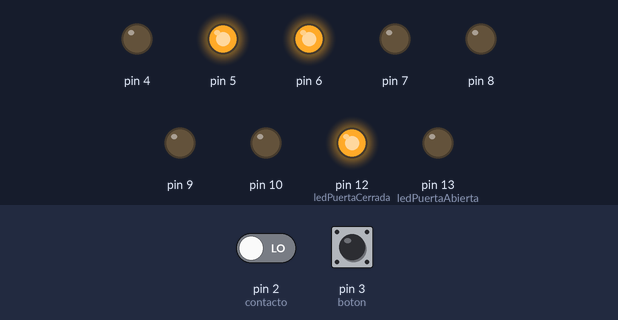
Bench run of a sketch on a simulated Arduino Uno, built with avr-gcc and run on an emulated ATmega328P. Parts: output pins drawn as LEDs (lit = HIGH). Dashed ring = blinking. The inputs (shaded band) are chosen by the test bench; at power-on: pin 2 (contacto) LOW, pin 3 (boton) LOW.

Above: at 1.2 s.
1.3 s: pin 2 (contacto) driven HIGH
At 1.51 s:
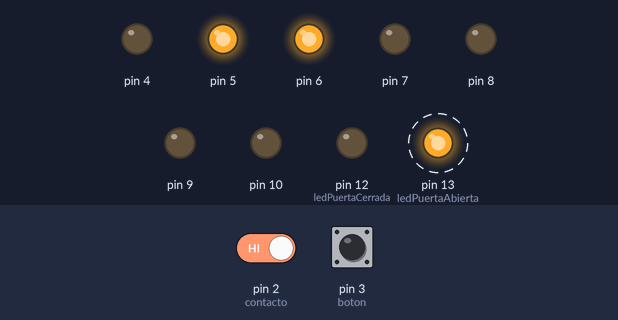
4.3 s: pin 3 (boton) pulled HIGH for 0.15 s
At 6.2 s:
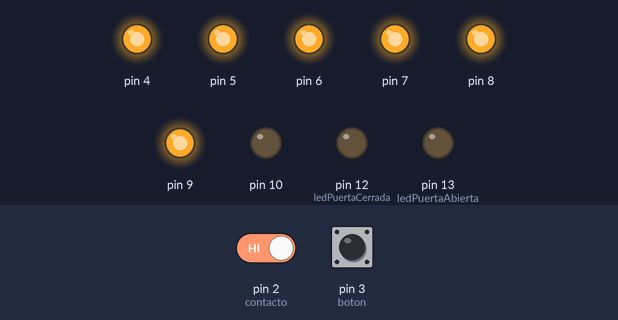
6.8 s: pin 3 (boton) pulled HIGH for 1 s
At 8.51 s:
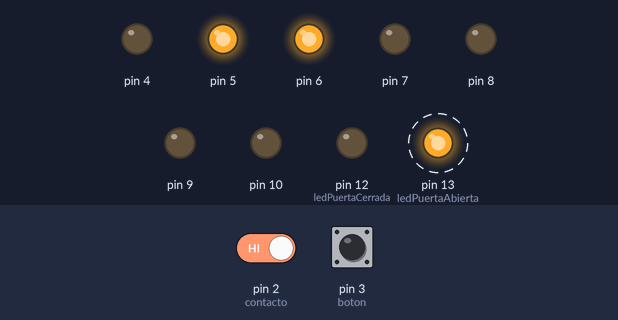
10.1 s: pin 3 (boton) pulled HIGH for 3.2 s
At 12.0 s:
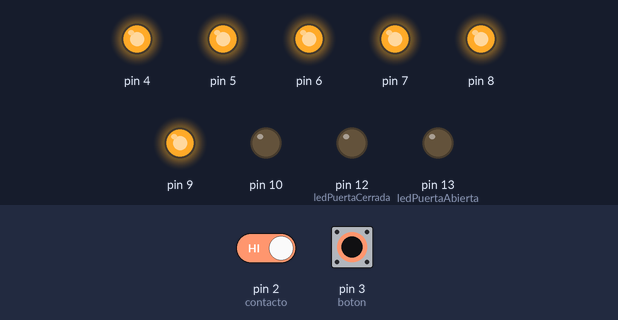
Timing chart, 0 to 15.8 s (numbered marks = the images above; inputs shaded):
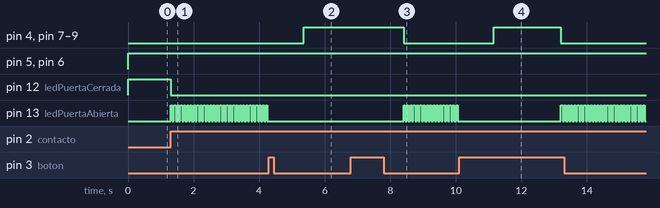

Measured:
- after the input at 1.3 s, pin 12 (ledPuertaCerrada): HIGH → LOW at once; pin 13 (ledPuertaAbierta): alternates HIGH for 0.05 s and LOW for 0.05 s, starting at once
- after the input at 4.3 s, pin 4, pin 7–9: LOW → HIGH after 1.1 s; pin 13 (ledPuertaAbierta): stops changing and stays LOW
- after the input at 6.8 s, pin 4, pin 7–9: HIGH → LOW after 1.6 s; pin 13 (ledPuertaAbierta): alternates HIGH for 0.05 s and LOW for 0.05 s, starting after 1.6 s
- after the input at 10.1 s, pin 4, pin 7–9: LOW → HIGH after 1.1 s, → LOW 2.1 s later

The sketch:

Alarma.ino
```cpp
/*---------Alarma de puerta para detección de intrusos con la minima utilización de Energía------------
 *
 * El siguiente proyecto en Arduino ejemplifica el trabajo realiazdo por una alarma que notifica por medio
 * de emisiones de luz si una puerta de ingreso a un determinado lugar ha sido abierta. Dicha alarma
 * puede ser activada o desactivada según los pulsos que se le den al boton controlador de estado
 * (su estado inicial es "Activa"); la alarma planteada realiza una emisión de luz Azul si
 * se encuentra cerrada la puerta y si esta misma se abre, la alarma emite una emisión de luz intermitente
 * color Rojo (Si el imán se encuentra pegado al reed switch la puerta se encuentra cerrada, caso contrario
 * la puerta se encuentra abierta). Cabe a destacar que la alarma cuenta con un indicador de activación en forma
 * de display, si el display muestra un "0" indica que la alarma se encuentra en un estado de no activación
 * y en un modo "AHORRO DE ENERGÍA" (o sleep) (lo cual hace que el Arduino utilice lo minimo de energía)
 * y en caso contrario el display muestra un "1" si la alarma se encuentra activada con el comportamiento
 * anteriormente detallado.
 *
 *
 *  Archivo para consulta y modificación orientado al público en general
*/


//Inclusión de librería LowPower para ahorro de energía
#include <LowPower.h>

int contacto = 2; /*Pin asignado al reed switch, que funcionará como
            detector de si la puerta se encuentra cerrada o abierta*/
int ledPuertaAbierta= 13; /*Pin asignado para el LED que notificará
      si la puerta se encuentra abierta (con la alarma activada)  */
int ledPuertaCerrada = 12; /*Pin asignado para el LED que notificará
      si la puerta se encuentra cerrada (con la alarma activada)  */

//Pulsador
int boton=3;
//Estatus de la alarma "Activa o Innactiva"
String estado;


void setup(){
  //Entradas
  pinMode(boton,INPUT);
  pinMode(contacto,INPUT); //El reed switch como una entrada

  //Salidas
  pinMode(ledPuertaAbierta, OUTPUT); //LED indicador si puerta esta abierta
  pinMode(ledPuertaCerrada, OUTPUT); //LED indicador si puerta esta cerrada

  //Estado de la alarma de manera inicial
  estado="Activo"; //Se establece la alarma por default como Activa

  //Definición de salidas para el display
  pinMode(4, OUTPUT);
  pinMode(5, OUTPUT);
  pinMode(6, OUTPUT);
  pinMode(7, OUTPUT);
  pinMode(8, OUTPUT);
  pinMode(9, OUTPUT);
  pinMode(10,OUTPUT);
}

void loop() {
  //Decisión para determinar si el botón ha sido presionado y cambiar de estado
  if (digitalRead(boton)==HIGH){
      //Si el estado actual es "Activo" que cambie a "Inactivo"
      if (estado.equalsIgnoreCase("Activo"))
        estado="Innactivo";
      //Caso contrario el estado se encuentra en "Innactivo" y pasa a ser "Activo"
      else
        estado="Activo";
     //---Ahorro de energía
     LowPower.powerDown(SLEEP_1S, ADC_OFF, BOD_OFF);
     delay(50);
  }

  //Método para verificación de estado de activación de Alarma
  verificaEstado();
}


/*Metodo para despligue en Display de 7 segmentos, según las
señales que se le manden*/
void display(int a, int b, int c, int e, int d, int f, int g){
  digitalWrite(4, a);
  digitalWrite(5, b);
  digitalWrite(6, c);
  digitalWrite(7, d);
  digitalWrite(8, e);
  digitalWrite(9, f);
  digitalWrite(10, g);
}


/*Método que verifica el estado en que se encuentra la alarma
y decta si la puerta se enceuntra abierta o cerrada y realiza las
emisiones de luz correspondientes según el estado de la alarma*/
void verificaEstado(){
  //Detecta si la alarma está activa
  if (estado.equalsIgnoreCase("Activo")){
    /*Si el estado de la alarma es "Activo"
    despliga un 1 en el display*/
    display(0,1,1,0,0,0,0);
    //Detecta si la puerta se encuentra abierta (iman lejos del reed switch)
    if (digitalRead(contacto)==HIGH){
        //Apaga el LED (azul) que indica que la puerta esta cerrada
        digitalWrite(ledPuertaCerrada,LOW);
        //Prende el LED (rojo) que indica que la puerta es abierta
        digitalWrite(ledPuertaAbierta,HIGH);
        delay(50); //Tiempo para parpadeo
        digitalWrite(ledPuertaAbierta,LOW);
        delay(50);
    }
    //Detecta que la puerta esta cerrrada
    else{
      //Paga el LED que indica que la puerta esta abierta
      digitalWrite(ledPuertaAbierta,LOW);
      //Prende el LED que inidca que la puerta esta cerrada
      digitalWrite(ledPuertaCerrada,HIGH);
    }
  }

  //Detecta que la alarma esta desactivada
  else{
     /*Si el estado de la alarma es "Innactivo"
    despliga un 0 en el display*/
     display(1,1,1,1,1,1,0);
     //Apaga los LED de las puertas
     digitalWrite(ledPuertaAbierta,LOW);
     digitalWrite(ledPuertaCerrada,LOW);
     //--Modo ahorro de energía ya que la puerta se encuentra encerrada
     sleep(1);
    }
}

//Implementación de metodo sleep parael ahorro de energía
void sleep(int sec) {
  while (sec >= 8) {
    LowPower.powerDown(SLEEP_8S, ADC_OFF, BOD_OFF);
    sec -= 8;
  }
  if (sec >= 4) {
    LowPower.powerDown(SLEEP_4S, ADC_OFF, BOD_OFF);
    sec -= 4;
  }
  if (sec >= 2) {
    LowPower.powerDown(SLEEP_2S, ADC_OFF, BOD_OFF);
    sec -= 2;
  }
  if (sec >= 1) {
    LowPower.powerDown(SLEEP_1S, ADC_OFF, BOD_OFF);
    sec -= 1;
  }
}
```
